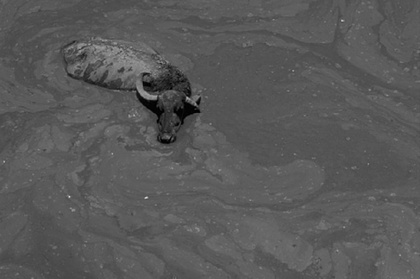
%> input picture img/310007.JPG, 420 x 279 px, shrunk from 1903 x 1265 before the run
$ octave demo2.m   (GNU Octave 9; MATLAB toolbox functions it lacks are replaced by stand-ins)
%> lines starting %> are read from the running program, lines starting %| are printed output that depends on the picture
### img/genImage02.m
function PARA = genImage02(PARA)
addpath('img');
PARA.class_n = 2;
PARA.I = imread('310007.JPG');
%> PARA.I is the input picture: size 279x420x3 uint8; min 0, max 221, mean 88.6
PARA.I = double(mat2gray(PARA.I));
%> PARA.I: size 279x420x3 double


PARA.ClassValue = unique(PARA.I(:));
%> PARA.ClassValue = 169 values from 0 to 1
PARA.realImg = 0;

### lib/initPARA.m
function PARA = initPARA(PARA)
%%%%%%%%%%%%%%%%%%%%%%%%%%%%%%%%%%%%%%%%%%%%%%%
% Initial fuzzy partition
PARA.Flag=1;
data_n = PARA.ysize*PARA.xsize; PARA.data_n = data_n;
if (PARA.Initial==1)
    for i = 1 : PARA.zsize
        tmp = PARA.Inoise(:,:,i);
        PARA.data(:,i) = tmp(:);
    end
    U = zeros(PARA.class_n, data_n);
    [IDX,C] = kmeans(PARA.data,PARA.class_n, 'Start','cluster', ...
        'Maxiter',1000, ...
        'EmptyAction','singleton', ...
        'Display','off'); % Ci(nx1) - cluster indeices; C(k,d) - cluster centroid (i.e. mean)
    for i = 1 : PARA.class_n
        U(i,find(IDX==i)) = 1;
    end
end
%%%%%%%%%%%%%%%%%%%%%%%%%%%%%%%%%%%%%%%%%%%%%%%
if (PARA.Initial==2)
    for i = 1 : PARA.zsize
        tmp = PARA.Inoise(:,:,i);
        PARA.data(:,i) = tmp(:);
    end
    PARA=GMM(PARA);
    [id, IDX] =  max(PARA.PEM,[], 2);
    for i = 1 : PARA.class_n
        U(i,find(IDX==i)) = 1;
    end
end
PARA.U0 = U; PARA.U = U';
%%%%%%%%%%%%%%%%%%%%%%%%%%%%%%%%%%%%%%%%%%%

### GMM/GMM.m
function PARA = GMM(PARA)

data = PARA.data; data = data';
[Priors, PARA.Mu, Sigma] = kmean(data, PARA.class_n);
[PARA.Priors, PARA.Mu, PARA.Sigma, PARA.P0EM,  PARA.PEM, Pxi,L] = EM(PARA,data, Priors, PARA.Mu, Sigma);
% [4 lines of commented-out code are left out]
Wij = repmat(PARA.Priors,PARA.data_n,1);
PARA.LogFnc = sum(Wij.*Pxi,2);
PARA.L1 = L;

### demo2.m
tic
close all;warning off all; clear all; addpath('GMM'); addpath('FRGMM');
%%%%%%%%%%%%%%%%%%%%%%%%%%%%%%%%%%%%%%%%%%%
PARA.epochs = 50; % Iteration
PARA.Initial = 2; %1: Kmean; 2: GMM
%%%%%%%%%%%%%%%%%%%%%%%%%%%%%%%%%%%%%%%%%%%
%Original image
PARA = genImage02(PARA); % 3 class
%> PARA = {epochs 50, Initial 2, class_n 2, realImg 0}
%%%%%%%%%%%%%%%%%%%%%%%%%%%%%%%%%%%%%%%%%%%
[PARA.ysize,PARA.xsize,PARA.zsize] = size(PARA.I); figure; imshow(PARA.I); title('Original Image');
%> after `[PARA.ysize,PARA.xsize,PARA.zsize] = size(PARA.I)`: PARA.ysize = 279; PARA.xsize = 420; PARA.zsize = 3
%%%%%%%%%%%%%%%%%%%%%%%%%%%%%%%%%%%%%%%%%%%
%add noise
PARA.Inoise = imnoise(PARA.I,'gaussian',0,0.1); figure; imshow(PARA.I); title('Noisy Image');
%> after `PARA.Inoise = imnoise(PARA.I,'gaussian',0,0.1)`:
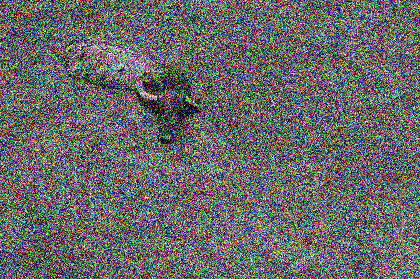
%> PARA.Inoise: size 279x420x3 double; mean R, G, B 0.413, 0.413, 0.414
%%%%%%%%%%%%%%%%%%%%%%%%%%%%%%%%%%%%%%%%%%%
%Initial PARA
PARA = initPARA(PARA); %Intial data
%> in initPARA, `data_n = PARA.ysize*PARA.xsize`: data_n = 117180
%> the loop in initPARA, `for i = 1 : PARA.zsize` made 3 passes
%> pass 1, in initPARA, `tmp = PARA.Inoise(:,:,i);`:
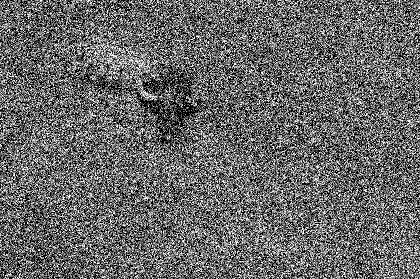
%> tmp: size 279x420 double; min 0, max 1, mean 0.413
%> pass 2, in initPARA, `tmp = PARA.Inoise(:,:,i);`:
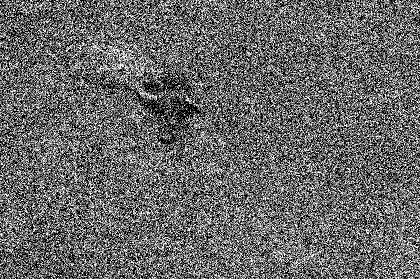
%> tmp: size 279x420 double; min 0, max 1, mean 0.413; mean of the top-left, top-right, bottom-left and bottom-right quarters 0.402, 0.411, 0.415, 0.426
%> pass 3, in initPARA, `tmp = PARA.Inoise(:,:,i);`:
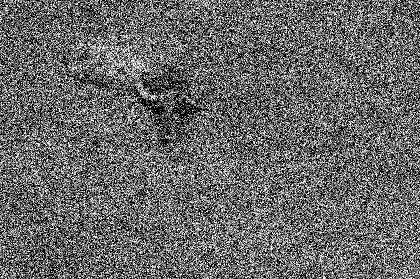
%> tmp: size 279x420 double; min 0, max 1, mean 0.414
%> after the loop in initPARA, `for i = 1 : PARA.zsize`: PARA = {epochs 50, Initial 2, class_n 2, realImg 0, ysize 279, xsize 420}
%> the run ends on the next line
